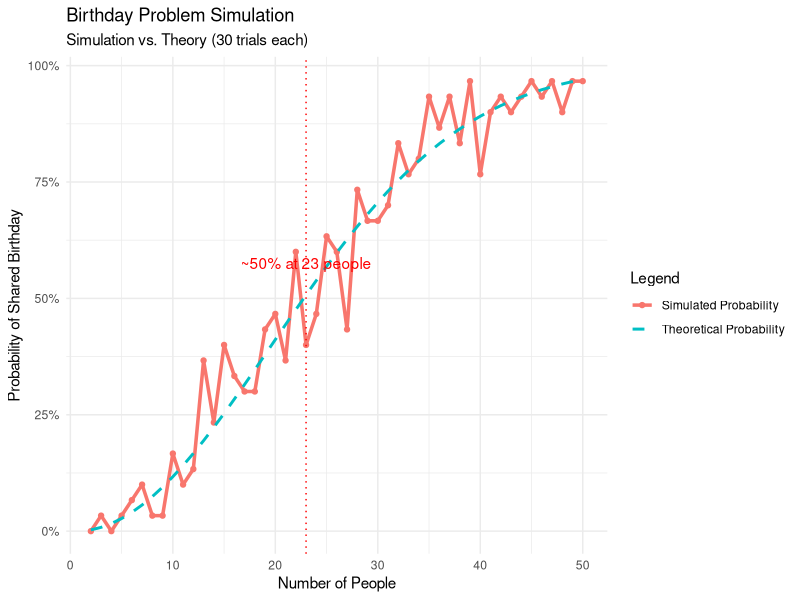

This chart was generated by the following R code:
## ---- chunk 1
# Load necessary libraries
library(dplyr)
library(ggplot2)
## ---- chunk 2
set.seed(42) # Set seed for reproducibility
verbose <- FALSE # Set to TRUE to see simulation details

# Number of simulation trials
# (the bigger, the closer to the theoretical probability)
tries <- 30
## ---- chunk 3
results <- data.frame(
  people = integer(),
  probability = numeric()
)
## ---- chunk 4
# Function to simulate one group
simulate_group <- function(n_people) {
  birthdays <- sample(1:365, n_people, replace = TRUE)

  if (verbose) {
    cat(
      "Simulating group of", n_people, "people with birthdays:", birthdays, "\n"
    )
  }

  length(unique(birthdays)) < length(birthdays)
}
## ---- chunk 5
# Loop for 2 to 50 people
for (n_people in 2:50) {
  same_birthday <- sum(replicate(tries, simulate_group(n_people = n_people)))
  probability <- same_birthday / tries
  results <- rbind(
    results,
    data.frame(people = n_people, probability = probability)
  )

  cat(
    "For", n_people, "people, the simulated probability of shared birthday is",
    round(probability, 4), "\n"
  )
}
## ---- chunk 6
# Theorethical probability function
theoretical_probability <- function(n_people) {
  1 - prod((365:(365 - n_people + 1)) / 365)
}
## ---- chunk 7
results <- results %>%
  mutate(theoretical_probability = sapply(people, theoretical_probability))
## ---- chunk 8
# Plotting the results
ggplot(results, aes(x = people)) +
  geom_line(
    aes(y = probability, color = "Simulated Probability"),
    linewidth = 1.2
  ) +
  geom_point(aes(y = probability, color = "Simulated Probability")) +
  geom_line(
    aes(y = theoretical_probability, color = "Theoretical Probability"),
    linetype = "dashed",
    linewidth = 1
  ) +
  geom_vline(xintercept = 23, linetype = "dotted", color = "red") +
  annotate(
    "text",
    x = 23,
    y = 0.55,
    label = "~50% at 23 people",
    color = "red",
    vjust = -0.5
  ) +
  scale_y_continuous(labels = scales::percent) +
  labs(
    title = "Birthday Problem Simulation",
    subtitle = paste(
      "Simulation vs. Theory (", tries, " trials each)",
      sep = ""
    ),
    x = "Number of People",
    y = "Probability of Shared Birthday",
    color = "Legend"
  ) +
  theme_minimal()
